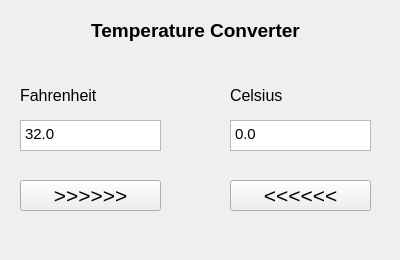
<?xml version="1.0" encoding="UTF-8"?>
<ui version="4.0">
 <class>MainWindow</class>
 <widget class="QMainWindow" name="MainWindow">
  <property name="geometry">
   <rect>
    <x>0</x>
    <y>0</y>
    <width>400</width>
    <height>260</height>
   </rect>
  </property>
  <property name="windowTitle">
   <string>TempConverter</string>
  </property>
  <widget class="QWidget" name="centralwidget">
   <widget class="QLabel" name="label">
    <property name="geometry">
     <rect>
      <x>10</x>
      <y>10</y>
      <width>371</width>
      <height>41</height>
     </rect>
    </property>
    <property name="font">
     <font>
      <pointsize>14</pointsize>
      <weight>75</weight>
      <bold>true</bold>
     </font>
    </property>
    <property name="layoutDirection">
     <enum>Qt::RightToLeft</enum>
    </property>
    <property name="text">
     <string>Temperature Converter</string>
    </property>
    <property name="textFormat">
     <enum>Qt::AutoText</enum>
    </property>
    <property name="alignment">
     <set>Qt::AlignCenter</set>
    </property>
   </widget>
   <widget class="QPlainTextEdit" name="Fahrenheit">
    <property name="geometry">
     <rect>
      <x>20</x>
      <y>120</y>
      <width>141</width>
      <height>31</height>
     </rect>
    </property>
    <property name="font">
     <font>
      <pointsize>11</pointsize>
     </font>
    </property>
    <property name="plainText">
     <string>32.0</string>
    </property>
   </widget>
   <widget class="QPlainTextEdit" name="Celsius">
    <property name="geometry">
     <rect>
      <x>230</x>
      <y>120</y>
      <width>141</width>
      <height>31</height>
     </rect>
    </property>
    <property name="font">
     <font>
      <pointsize>11</pointsize>
     </font>
    </property>
    <property name="plainText">
     <string>0.0</string>
    </property>
    <property name="overwriteMode">
     <bool>false</bool>
    </property>
   </widget>
   <widget class="QLabel" name="label_2">
    <property name="geometry">
     <rect>
      <x>20</x>
      <y>80</y>
      <width>141</width>
      <height>31</height>
     </rect>
    </property>
    <property name="font">
     <font>
      <pointsize>12</pointsize>
     </font>
    </property>
    <property name="text">
     <string>Fahrenheit</string>
    </property>
   </widget>
   <widget class="QLabel" name="label_3">
    <property name="geometry">
     <rect>
      <x>230</x>
      <y>80</y>
      <width>141</width>
      <height>31</height>
     </rect>
    </property>
    <property name="font">
     <font>
      <pointsize>12</pointsize>
     </font>
    </property>
    <property name="text">
     <string>Celsius</string>
    </property>
   </widget>
   <widget class="QPushButton" name="FahConvert">
    <property name="geometry">
     <rect>
      <x>20</x>
      <y>180</y>
      <width>141</width>
      <height>31</height>
     </rect>
    </property>
    <property name="font">
     <font>
      <pointsize>16</pointsize>
     </font>
    </property>
    <property name="text">
     <string>&gt;&gt;&gt;&gt;&gt;&gt;</string>
    </property>
   </widget>
   <widget class="QPushButton" name="CelConvert">
    <property name="geometry">
     <rect>
      <x>230</x>
      <y>180</y>
      <width>141</width>
      <height>31</height>
     </rect>
    </property>
    <property name="font">
     <font>
      <pointsize>16</pointsize>
     </font>
    </property>
    <property name="text">
     <string>&lt;&lt;&lt;&lt;&lt;&lt;</string>
    </property>
   </widget>
  </widget>
 </widget>
 <resources/>
 <connections/>
</ui>
